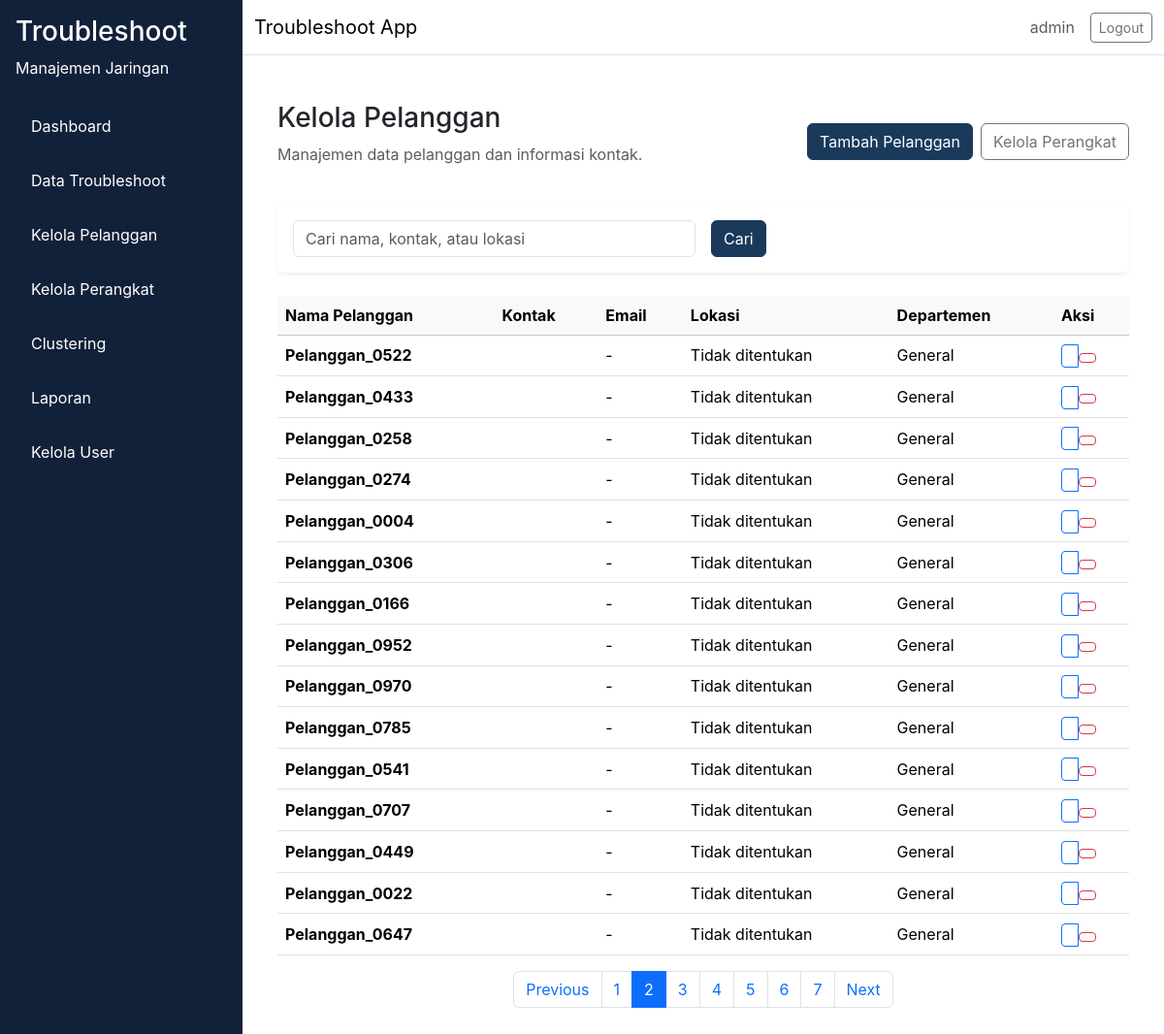
The page /pelanggan/?page=2&search= (signed in) on the database its author committed.
### app/models/user.py (models this page shows, shortened)
class User(db.Model, UserMixin):
    __tablename__ = "user"
    id = db.Column(db.Integer, primary_key=True)
    username = db.Column(db.String(64), unique=True, nullable=False)
    email = db.Column(db.String(120), unique=True, nullable=False)
    password_hash = db.Column(db.String(256), nullable=False)
    role = db.Column(db.Enum(RoleEnum), nullable=False, default=RoleEnum.teknisi)
    created_at = db.Column(db.DateTime, server_default=db.func.now(), nullable=False)
    is_active = db.Column(db.Boolean, default=True, nullable=False)

### app/models/pelanggan.py (models this page shows, shortened)
class Pelanggan(db.Model):
    __tablename__ = "pelanggan"
    id = db.Column(db.Integer, primary_key=True)
    nama = db.Column(db.String(150), nullable=False, unique=True)
    kontak = db.Column(db.String(20), nullable=False)
    email = db.Column(db.String(120), nullable=True)
    lokasi = db.Column(db.String(255), nullable=False)
    departemen = db.Column(db.String(100), nullable=True)
    alamat = db.Column(db.Text, nullable=True)
    created_at = db.Column(db.DateTime, server_default=db.func.now(), nullable=False)
    updated_at = db.Column(db.DateTime, server_default=db.func.now(), onupdate=db.func.now(), nullable=False)
    perangkats = db.relationship("Perangkat", backref="pelanggan", lazy="dynamic", cascade="all, delete-orphan")
    troubleshoots = db.relationship("Troubleshoot", backref="pelanggan_ref", lazy="dynamic", cascade="all, delete-orphan")

### app/routes/pelanggan.py (the view)
@pelanggan_bp.route("/")
def index():
    page = request.args.get("page", 1, type=int)
    search = request.args.get("search", "", type=str).strip()
    query = Pelanggan.query
    if search:
        query = query.filter(
            Pelanggan.nama.ilike(f"%{search}%") |
            Pelanggan.kontak.ilike(f"%{search}%") |
            Pelanggan.lokasi.ilike(f"%{search}%")
        )
    pagination = query.order_by(Pelanggan.created_at.desc()).paginate(page=page, per_page=15)
    return render_template(
        "pelanggan/index.html",
        pagination=pagination,
        search=search,
    )

### app/__init__.py (called while the page is built)
def load_user(user_id):
    return User.query.get(int(user_id))

### app/routes/pelanggan.py (called while the page is built)
@pelanggan_bp.before_request
@login_required
def check_admin_manajer():
    if current_user.role.value not in ["admin", "manajer"]:
        flash("Anda tidak memiliki akses ke halaman ini.", "danger")
        return redirect(url_for("troubleshoot.index"))

### app/templates/pelanggan/index.html (shortened to what this page needs)
{% extends "base.html" %}
{% block content %}
<div class="container-fluid">
  <div class="d-flex flex-column flex-md-row align-items-md-center justify-content-between mb-4 gap-3">
    <div>
      <h1 class="h3">Kelola Pelanggan</h1>
      <p class="text-muted">Manajemen data pelanggan dan informasi kontak.</p>
    </div>
    <div class="d-flex gap-2">
      <a href="{{ url_for('pelanggan.tambah') }}" class="btn btn-primary">Tambah Pelanggan</a>
      <a href="{{ url_for('pelanggan.perangkat_index') }}" class="btn btn-outline-secondary">Kelola Perangkat</a>
    </div>
  </div>
  <div class="card shadow-sm p-3 mb-4">
    <form method="GET" class="row g-3 align-items-center">
      <div class="col-md-6">
        <input type="text" name="search" class="form-control" placeholder="Cari nama, kontak, atau lokasi" value="{{ search }}">
      </div>
      <div class="col-md-auto">
        <button type="submit" class="btn btn-primary">Cari</button>
      </div>
    </form>
  </div>
  <div class="table-responsive">
    <table class="table table-hover align-middle">
      <thead class="table-light">
        <tr>
          <th>Nama Pelanggan</th>
          <th>Kontak</th>
          <th>Email</th>
          <th>Lokasi</th>
          <th>Departemen</th>
          <th>Aksi</th>
        </tr>
      </thead>
      <tbody>
        {% if pagination.items %}
          {% for item in pagination.items %}
          <tr>
            <td><strong>{{ item.nama }}</strong></td>
            <td>{{ item.kontak }}</td>
            <td>{{ item.email or '-' }}</td>
            <td>{{ item.lokasi }}</td>
            <td>{{ item.departemen or '-' }}</td>
            <td>
              <div class="btn-group btn-group-sm" role="group">
                <a href="{{ url_for('pelanggan.edit', id=item.id) }}" class="btn btn-outline-primary" title="Edit">
                </a>
                <form method="POST" action="{{ url_for('pelanggan.hapus', id=item.id) }}" onsubmit="return confirm('Hapus pelanggan ini?');" style="display: inline;">
                  <button type="submit" class="btn btn-sm btn-outline-danger" title="Delete">
                  </button>
                </form>
              </div>
            </td>
          </tr>
          {% endfor %}
        {% else %}
          <tr>
            <td colspan="6" class="text-center text-muted py-4">Tidak ada data pelanggan.</td>
          </tr>
        {% endif %}
      </tbody>
    </table>
  </div>
  {% if pagination.pages > 1 %}
  <nav aria-label="Page navigation">
    <ul class="pagination justify-content-center">
      {% if pagination.has_prev %}
      <li class="page-item">
        <a class="page-link" href="{{ url_for('pelanggan.index', page=pagination.prev_num, search=search) }}">Previous</a>
      </li>
      {% endif %}
      {% for page_num in pagination.iter_pages() %}
        {% if page_num %}
          {% if page_num == pagination.page %}
          <li class="page-item active"><span class="page-link">{{ page_num }}</span></li>
          {% else %}
          <li class="page-item"><a class="page-link" href="{{ url_for('pelanggan.index', page=page_num, search=search) }}">{{ page_num }}</a></li>
          {% endif %}
        {% endif %}
      {% endfor %}
      {% if pagination.has_next %}
      <li class="page-item">
        <a class="page-link" href="{{ url_for('pelanggan.index', page=pagination.next_num, search=search) }}">Next</a>
      </li>
      {% endif %}
    </ul>
  </nav>
  {% endif %}
</div>
{% endblock %}

### app/templates/base.html (shortened to what this page needs)
<!doctype html>
<html lang="en">
  <head>
    <link href="https://cdn.jsdelivr.net/npm/bootstrap@5.3.2/dist/css/bootstrap.min.css" rel="stylesheet">
    <link rel="stylesheet" href="{{ url_for('static', filename='css/style.css') }}">
  </head>
  <body>
    <div class="d-flex min-vh-100 bg-light">
      {% if current_user.is_authenticated %}
      <nav class="sidebar p-3">
        <div class="sidebar-header mb-4 text-white">
          <h3>Troubleshoot</h3>
          <p>Manajemen Jaringan</p>
        </div>
        <ul class="nav flex-column">
          <li class="nav-item mb-2">
            <a class="nav-link text-white" href="{{ url_for('dashboard.index') }}">Dashboard</a>
          </li>
          {% if current_user.role.value == 'teknisi' %}
            <li class="nav-item mb-2">
              <a class="nav-link text-white" href="{{ url_for('troubleshoot.my_tasks') }}">Task Saya</a>
            </li>
          {% else %}
            <li class="nav-item mb-2">
              <a class="nav-link text-white" href="{{ url_for('troubleshoot.index') }}">Data Troubleshoot</a>
            </li>
            <li class="nav-item mb-2">
              <a class="nav-link text-white" href="{{ url_for('pelanggan.index') }}">Kelola Pelanggan</a>
            </li>
            <li class="nav-item mb-2">
              <a class="nav-link text-white" href="{{ url_for('pelanggan.perangkat_index') }}">Kelola Perangkat</a>
            </li>
            {% if current_user.role.value in ['admin', 'manajer'] %}
            <li class="nav-item mb-2">
              <a class="nav-link text-white" href="{{ url_for('clustering.index') }}">Clustering</a>
            </li>
            {% endif %}
            <li class="nav-item mb-2">
              <a class="nav-link text-white" href="{{ url_for('laporan.index') }}">Laporan</a>
            </li>
          {% endif %}
          {% if current_user.role.value == 'admin' %}
          <li class="nav-item mb-2">
            <a class="nav-link text-white" href="{{ url_for('admin.users') }}">Kelola User</a>
          </li>
          {% endif %}
        </ul>
      </nav>
      {% endif %}
      <div class="flex-grow-1 d-flex flex-column">
        <nav class="navbar navbar-expand-lg navbar-light bg-white border-bottom">
          <div class="container-fluid">
            <div class="navbar-brand mb-0">Troubleshoot App</div>
            <div class="d-flex align-items-center gap-3">
              {% if current_user.is_authenticated %}
              <span class="text-muted">{{ current_user.username }}</span>
              <a class="btn btn-outline-secondary btn-sm" href="{{ url_for('auth.logout') }}">Logout</a>
              {% endif %}
            </div>
          </div>
        </nav>
        <main class="flex-grow-1 p-4 bg-white">
          {% block content %}
          {% endblock %}
        </main>
      </div>
    </div>
  </body>
</html>

### app/static/css/style.css (style rules this page uses)
:root { --primary-color: #1a3a5c; --sidebar-bg: #11213a; --content-bg: #f8f9fa; }
body { margin: 0; font-family: Inter, system-ui, -apple-system, BlinkMacSystemFont, "Segoe UI", sans-serif; background-color: var(--content-bg); }
.sidebar { width: 250px; min-height: 100vh; background-color: var(--sidebar-bg); color: #ffffff; }
.sidebar-header h3, .sidebar-header p, .sidebar .nav-link { color: #ffffff; }
.sidebar .nav-link { padding: 0.75rem 1rem; border-radius: 0.5rem; }
main { background-color: #ffffff; }
.card { border: none; }
.btn-primary { background-color: var(--primary-color); border-color: var(--primary-color); }

### rows shown on the page
User: username "admin"
Pelanggan: nama "Pelanggan_0522", email "-", lokasi "Tidak ditentukan", departemen "General"
Pelanggan: nama "Pelanggan_0433", email "-", lokasi "Tidak ditentukan", departemen "General"
Pelanggan: nama "Pelanggan_0258", email "-", lokasi "Tidak ditentukan", departemen "General"
Pelanggan: nama "Pelanggan_0274", email "-", lokasi "Tidak ditentukan", departemen "General"
Pelanggan: nama "Pelanggan_0004", email "-", lokasi "Tidak ditentukan", departemen "General"
Pelanggan: nama "Pelanggan_0306", email "-", lokasi "Tidak ditentukan", departemen "General"
Pelanggan: nama "Pelanggan_0166", email "-", lokasi "Tidak ditentukan", departemen "General"
Pelanggan: nama "Pelanggan_0952", email "-", lokasi "Tidak ditentukan", departemen "General"
Pelanggan: nama "Pelanggan_0970", email "-", lokasi "Tidak ditentukan", departemen "General"
Pelanggan: nama "Pelanggan_0785", email "-", lokasi "Tidak ditentukan", departemen "General"
Pelanggan: nama "Pelanggan_0541", email "-", lokasi "Tidak ditentukan", departemen "General"
Pelanggan: nama "Pelanggan_0707", email "-", lokasi "Tidak ditentukan", departemen "General"
Pelanggan: nama "Pelanggan_0449", email "-", lokasi "Tidak ditentukan", departemen "General"
Pelanggan: nama "Pelanggan_0022", email "-", lokasi "Tidak ditentukan", departemen "General"
Pelanggan: nama "Pelanggan_0647", email "-", lokasi "Tidak ditentukan", departemen "General"

### other values the page prints
{{ page_num }} "1" "3" "4" "5" "6" "7"
{{ page_num }} "2"
